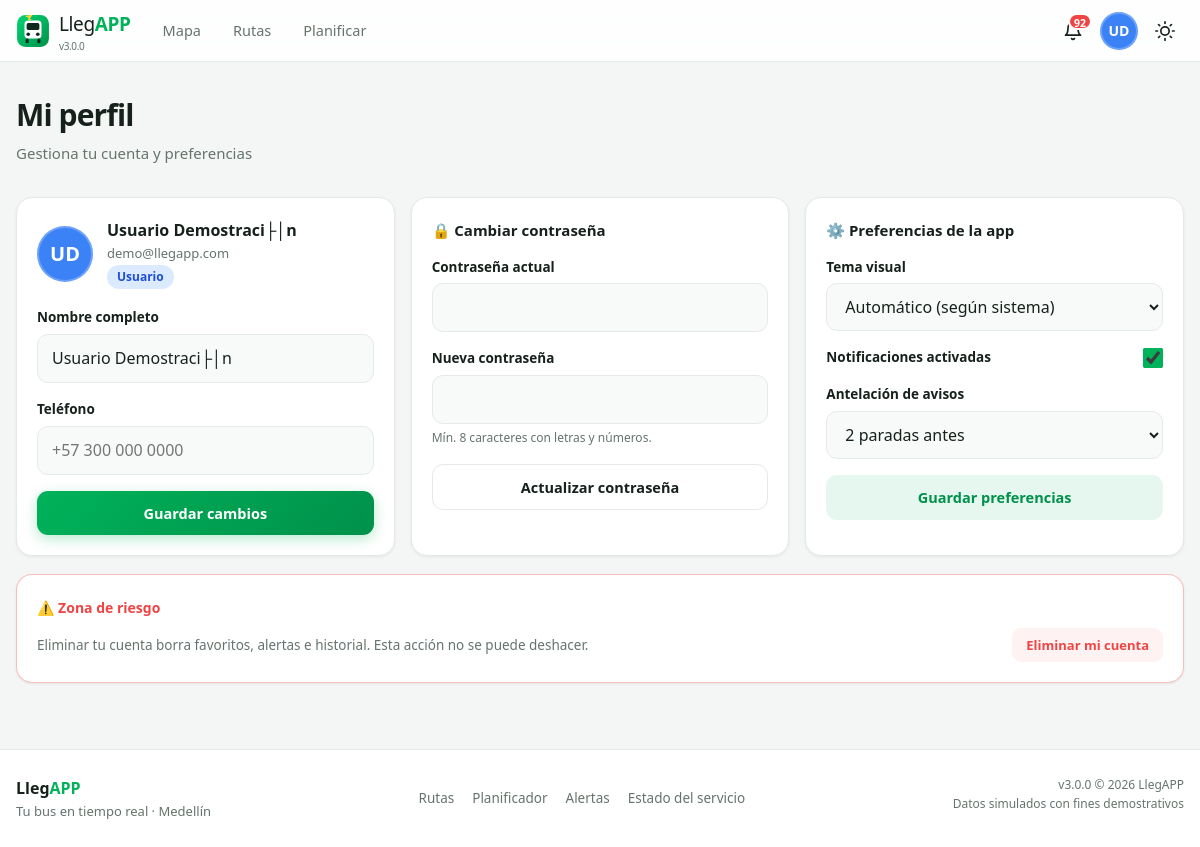
The page /pages/perfil.php (signed in) on the database its author committed.
### tables this page shows
CREATE TABLE `users` (
  `id` char(36) NOT NULL,
  `name` varchar(100) NOT NULL,
  `email` varchar(120) NOT NULL,
  `password_hash` varchar(255) NOT NULL,
  `role` enum('admin','usuario','conductor') NOT NULL DEFAULT 'usuario',
  `phone` varchar(30) DEFAULT NULL,
  `avatar_color` varchar(7) DEFAULT NULL,
  `email_verified` tinyint(1) NOT NULL DEFAULT 0,
  `is_active` tinyint(1) NOT NULL DEFAULT 1,
  `last_login` datetime DEFAULT NULL,
  `created_at` timestamp NOT NULL DEFAULT current_timestamp(),
  PRIMARY KEY (`id`),
  UNIQUE KEY `email` (`email`),
  KEY `idx_users_role` (`role`),
  KEY `idx_users_active` (`is_active`)
);

CREATE TABLE `user_preferences` (
  `user_id` char(36) NOT NULL,
  `theme` enum('light','dark','auto') NOT NULL DEFAULT 'auto',
  `notifications_enabled` tinyint(1) NOT NULL DEFAULT 1,
  `notify_stops_ahead` tinyint(3) unsigned NOT NULL DEFAULT 2,
  `default_map_zoom` tinyint(3) unsigned NOT NULL DEFAULT 13,
  PRIMARY KEY (`user_id`),
  CONSTRAINT `user_preferences_ibfk_1` FOREIGN KEY (`user_id`) REFERENCES `users` (`id`) ON DELETE CASCADE
);

### config/seguridad.php (called while the page is built, shortened)
<?php
function e(?string $value): string {
    return htmlspecialchars((string)$value, ENT_QUOTES | ENT_SUBSTITUTE, 'UTF-8');
}

### includes/auth.php (called while the page is built, shortened)
<?php
require_once __DIR__ . '/funciones.php';
function usuarioActual(): ?array {
    static $cache = false;
    if ($cache !== false) return $cache;
    $userId = $_SESSION['user_id'] ?? null;
    try {
        $user = dbOne(
            'SELECT id, name, email, role, phone, avatar_color, email_verified, is_active, created_at
             FROM users WHERE id = ? AND is_active = 1',
            [$userId]
        );
        return $cache = $user;
    } catch (Exception $e) {
        logMessage('error', 'Error verificando sesión', ['msg' => $e->getMessage()]);
        return $cache = null;
    }
}
function requerirAuth(): array {
    $user = usuarioActual();
    if ($user) return $user;
    exit;
}

### config/database.php (called while the page is built, shortened)
<?php
function db(): PDO {
    static $pdo = null;
    if ($pdo === null) {
        $dsn = 'mysql:host=' . DB_HOST . ';dbname=' . DB_NAME . ';charset=' . DB_CHARSET;
        try {
            $pdo = new PDO($dsn, DB_USER, DB_PASS, [
                PDO::ATTR_ERRMODE            => PDO::ERRMODE_EXCEPTION,
                PDO::ATTR_DEFAULT_FETCH_MODE => PDO::FETCH_ASSOC,
                PDO::ATTR_EMULATE_PREPARES   => false,
            ]);
        } catch (PDOException $e) {
            error_log('LLEGAPP3 BD: ' . $e->getMessage());
            throw new RuntimeException('No se pudo conectar a la base de datos. Verifica que MySQL esté activo y exista la BD "' . DB_NAME . '".');
        }
    }
    return $pdo;
}
function dbq(string $sql, array $params = []): PDOStatement {
    $stmt = db()->prepare($sql);
    $stmt->execute($params);
    return $stmt;
}
function dbOne(string $sql, array $params = []): ?array {
    $row = dbq($sql, $params)->fetch();
    return $row === false ? null : $row;
}
function dbVal(string $sql, array $params = [], $default = null) {
    $val = dbq($sql, $params)->fetchColumn();
    return $val === false ? $default : $val;
}

### includes/funciones.php (called while the page is built, shortened)
<?php
function inicialesNombre(string $nombre): string {
    $partes = preg_split('/\s+/', trim($nombre));
    $ini = strtoupper(substr($partes[0] ?? 'U', 0, 1));
    if (count($partes) > 1) $ini .= strtoupper(substr(end($partes), 0, 1));
    return $ini;
}

### pages/perfil.php (the view, shortened to what this page needs)
<?php
require_once dirname(__DIR__) . '/includes/funciones.php';
require_once dirname(__DIR__) . '/includes/auth.php';
$currentUser = requerirAuth();
$preferencias = dbOne('SELECT * FROM user_preferences WHERE user_id = ?', [$currentUser['id']])
    ?? ['theme' => 'auto', 'notifications_enabled' => 1, 'notify_stops_ahead' => 2];
require dirname(__DIR__) . '/includes/header.php';
?>
<div class="page-header container">
    <h1 class="page-title">Mi perfil</h1>
    <p class="page-subtitle">Gestiona tu cuenta y preferencias</p>
</div>
<section class="section container">
    <div class="grid" style="grid-template-columns:repeat(auto-fit, minmax(min(340px,100%),1fr))">
        <div class="card">
            <div style="display:flex;gap:14px;align-items:center;margin-bottom:18px">
                <span class="avatar-btn" style="width:56px;height:56px;font-size:20px;--av:<?= e($currentUser['avatar_color'] ?: colorAvatar($currentUser['email'])) ?>">
                    <?= e(inicialesNombre($currentUser['name'])) ?>
                </span>
                <div>
                    <strong style="font-size:16px"><?= e($currentUser['name']) ?></strong>
                    <p style="font-size:13px;color:var(--text-muted)"><?= e($currentUser['email']) ?></p>
                    <span class="badge <?= $currentUser['role'] === 'admin' ? 'badge-danger' : 'badge-info' ?>">
                        <?= ['admin' => 'Administrador', 'usuario' => 'Usuario', 'conductor' => 'Conductor'][$currentUser['role']] ?? $currentUser['role'] ?>
                    </span>
                </div>
            </div>
            <form method="post" action="<?= APP_BASE ?>/api/perfil.php" id="formPerfil">
                <div class="field">
                    <label class="label" for="name">Nombre completo</label>
                    <input class="input" type="text" id="name" name="name" value="<?= e($currentUser['name']) ?>" required minlength="3">
                </div>
                <div class="field">
                    <label class="label" for="phone">Teléfono</label>
                    <input class="input" type="tel" id="phone" name="phone" value="<?= e($currentUser['phone'] ?? '') ?>" placeholder="+57 300 000 0000">
                </div>
                <button type="submit" class="btn btn-primary btn-block">Guardar cambios</button>
            </form>
        </div>
        <div class="card">
            <strong style="font-size:15px">🔒 Cambiar contraseña</strong>
            <form method="post" action="<?= APP_BASE ?>/api/perfil.php" id="formPassword" style="margin-top:14px">
                <div class="field">
                    <label class="label" for="pass_actual">Contraseña actual</label>
                    <input class="input" type="password" id="pass_actual" name="password_actual" required autocomplete="current-password">
                </div>
                <div class="field">
                    <label class="label" for="pass_nuevo">Nueva contraseña</label>
                    <input class="input" type="password" id="pass_nuevo" name="password_nuevo" required minlength="8" autocomplete="new-password">
                    <p class="field-hint">Mín. 8 caracteres con letras y números.</p>
                </div>
                <button type="submit" class="btn btn-ghost btn-block">Actualizar contraseña</button>
            </form>
        </div>
        <div class="card">
            <strong style="font-size:15px">⚙️ Preferencias de la app</strong>
            <form method="post" action="<?= APP_BASE ?>/api/perfil.php" id="formPrefs" style="margin-top:14px">
                <div class="field">
                    <label class="label" for="pref_tema">Tema visual</label>
                    <select class="select" id="pref_tema" name="theme">
                        <option value="auto" <?= $preferencias['theme'] === 'auto' ? 'selected' : '' ?>>Automático (según sistema)</option>
                    </select>
                </div>
                <div class="field flex-between">
                    <label class="label" style="margin:0">Notificaciones activadas</label>
                    <input type="checkbox" name="notifications_enabled" value="1"
                           <?= (int)$preferencias['notifications_enabled'] ? 'checked' : '' ?> style="width:20px;height:20px;accent-color:var(--primary)">
                </div>
                <div class="field">
                    <label class="label" for="pref_antelacion">Antelación de avisos</label>
                    <select class="select" id="pref_antelacion" name="notify_stops_ahead">
                        <option value="2" <?= (int)$preferencias['notify_stops_ahead'] == 2 ? 'selected' : '' ?>>2 paradas antes</option>
                    </select>
                </div>
                <button type="submit" class="btn btn-secondary btn-block">Guardar preferencias</button>
            </form>
        </div>
    </div>
    <div class="card" style="margin-top:18px;border-color:rgba(239,68,68,.35)">
        <strong style="color:var(--danger);font-size:14px">⚠️ Zona de riesgo</strong>
        <div class="flex-between" style="margin-top:8px">
            <p style="font-size:13.5px;color:var(--text-muted)">Eliminar tu cuenta borra favoritos, alertas e historial. Esta acción no se puede deshacer.</p>
            <button type="button" class="btn btn-danger btn-sm" id="btnEliminarCuenta">Eliminar mi cuenta</button>
        </div>
    </div>
</section>
<?php require dirname(__DIR__) . '/includes/footer.php'; ?>

### includes/header.php (shortened to what this page needs)
<?php
require_once __DIR__ . '/auth.php';
$currentUser = usuarioActual();
$bodyClass = ($pageBodyClass ?? '') . (isset($_COOKIE['theme']) && $_COOKIE['theme'] === 'dark' ? ' dark-theme' : ' light-theme');
$notifCount = 0;
if ($currentUser) {
    try {
        $notifCount = (int)dbVal('SELECT COUNT(*) FROM notifications WHERE user_id = ? AND is_read = 0', [$currentUser['id']]);
    } catch (Exception $e) {  }
}
$menuPrincipal = [
    ['url' => '/pages/mapa.php',       'label' => 'Mapa',        'icon' => 'map'],
    ['url' => '/pages/rutas.php',      'label' => 'Rutas',       'icon' => 'route'],
    ['url' => '/pages/planificador.php','label' => 'Planificar', 'icon' => 'compass'],
];
?>
<!DOCTYPE html>
<html lang="es">
<head>
<link rel="stylesheet" href="https://unpkg.com/leaflet@1.9.4/dist/leaflet.css">
<link rel="stylesheet" href="<?= APP_BASE ?>/assets/css/styles.css?v=<?= APP_VERSION ?>">
</head>
<body class="<?= e(trim($bodyClass)) ?>" data-base="<?= APP_BASE ?>" data-page="<?= e($GLOBALS['dataPage'] ?? '') ?>">
<header class="topbar" id="topbar">
    <div class="topbar-inner container">
        <a href="<?= APP_BASE ?>/index.php" class="brand" aria-label="LlegAPP inicio">
            <span class="brand-logo" aria-hidden="true"><?= file_get_contents(dirname(__DIR__) . '/assets/img/logo.svg') ?: '' ?></span>
            <span class="brand-text">Lleg<b>APP</b><small>v<?= APP_VERSION ?></small></span>
        </a>
        <nav class="main-nav" aria-label="Navegación principal">
            <?php foreach ($menuPrincipal as $item): ?>
                <a href="<?= APP_BASE . $item['url'] ?>" class="nav-link"><?= $item['label'] ?></a>
            <?php endforeach; ?>
        </nav>
        <div class="topbar-actions">
            <?php if ($currentUser): ?>
                <button type="button" class="icon-btn" id="btnNotificaciones" aria-label="Notificaciones" onclick="location.href='<?= APP_BASE ?>/pages/notificaciones.php'">
                    <svg viewBox="0 0 24 24"><path d="M18 8A6 6 0 0 0 6 8c0 7-3 9-3 9h18s-3-2-3-9"/><path d="M13.73 21a2 2 0 0 1-3.46 0"/></svg>
                    <?php if ($notifCount > 0): ?><span class="badge-notif" id="badgeNotif"><?= $notifCount > 99 ? '99+' : $notifCount ?></span><?php endif; ?>
                </button>
                <div class="user-menu" id="userMenu">
                    <button type="button" class="avatar-btn" id="avatarBtn" aria-haspopup="true" aria-expanded="false"
                            style="--av:<?= e($currentUser['avatar_color'] ?: colorAvatar($currentUser['name'])) ?>">
                        <?= e(inicialesNombre($currentUser['name'])) ?>
                    </button>
                </div>
            <?php else: ?>
                <a href="<?= APP_BASE ?>/pages/login.php" class="btn btn-ghost btn-sm">Ingresar</a>
                <a href="<?= APP_BASE ?>/pages/registro.php" class="btn btn-primary btn-sm">Crear cuenta</a>
            <?php endif; ?>
            <button type="button" class="icon-btn theme-toggle" id="themeToggle" aria-label="Cambiar tema">
                <svg viewBox="0 0 24 24" class="icon-sun"><circle cx="12" cy="12" r="5"/><path d="M12 1v2M12 21v2M4.22 4.22l1.42 1.42M18.36 18.36l1.42 1.42M1 12h2M21 12h2M4.22 19.78l1.42-1.42M18.36 5.64l1.42-1.42"/></svg>
            </button>
        </div>
    </div>
</header>
<main class="app-main" id="contenido-principal">

### rows shown on the page
users: name "UD", name "Usuario Demostraci├│n", email "demo@llegapp.com", role "Usuario"
user_preferences: theme "Automático (según sistema)", notifications_enabled "☑", notify_stops_ahead "2 paradas antes"

### other values the page prints
APP_VERSION "3.0.0"
$item['label'] "Mapa"
$item['label'] "Rutas"
$item['label'] "Planificar"
$notifCount "92"
